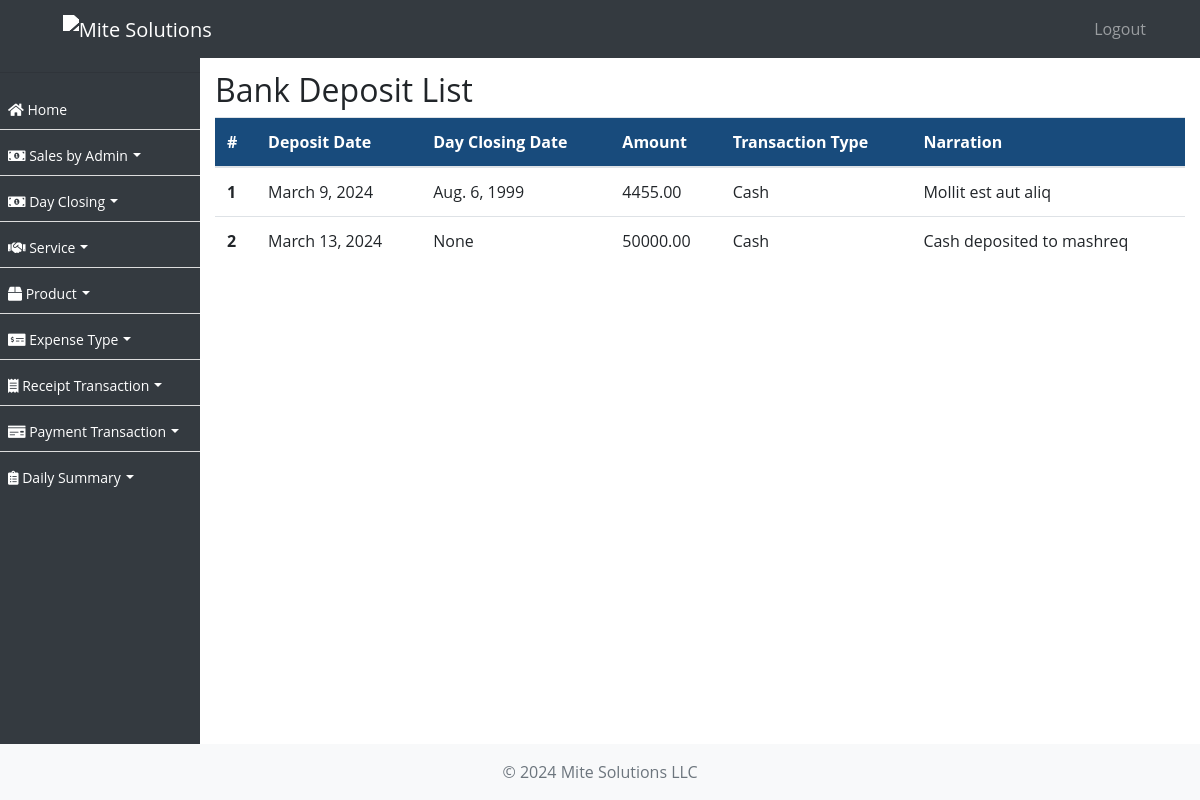
/bank-deposit/, run on an earlier commit of the app's database.
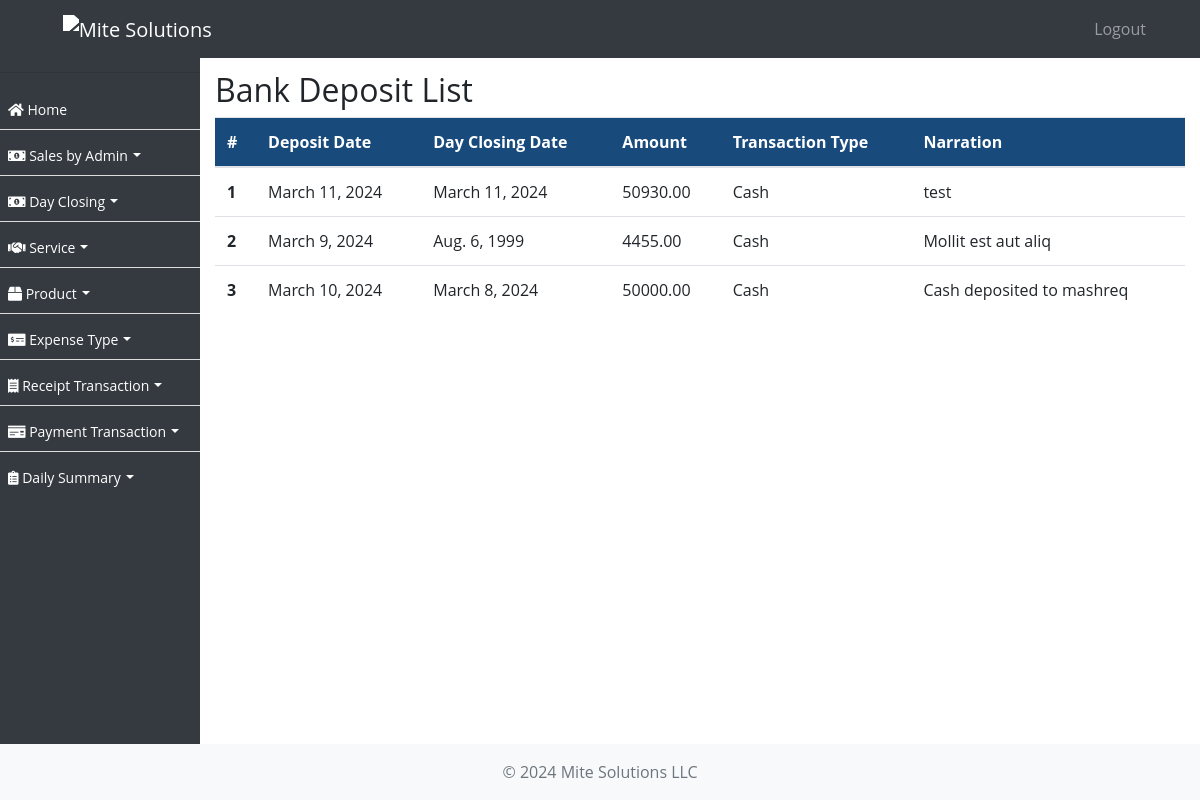
And on a later commit of the database.
### ezshopapp/models.py (models this page shows, shortened)
class BankDeposit(models.Model):
    date = models.DateField()
    deposit_date = models.DateField(null=True, blank=True)  # Old field for deposit date
    amount = models.DecimalField(max_digits=10, decimal_places=2)
    transaction_type = models.CharField(max_length=20)
    narration = models.TextField()
    bank = models.ForeignKey(Bank, on_delete=models.CASCADE, null=True, blank=True)  # ForeignKey to Bank model
    created_on = models.DateTimeField(auto_now_add=True, null=True)

### ezshopapp/views.py (the view)
# urls.py: path('bank-deposit/', BankDepositListView.as_view(), name='bank_deposit_list'),
class BankDepositListView(ListView):
    model = BankDeposit
    template_name = 'bank_deposit_list.html'
    def get_queryset(self):
        return BankDeposit.objects.order_by('-created_on')

### ezshopapp/templates/bank_deposit_list.html (shortened to what this page needs)
{% extends 'base.html' %}
{% block content %}
  <h2>Bank Deposit List</h2>
  <table class="table">
    <thead>
      <tr>
        <th scope="col">#</th>
        <th scope="col">Deposit Date</th>
        <th scope="col">Day Closing Date</th>
        <th scope="col">Amount</th>
        <th scope="col">Transaction Type</th>
        <th scope="col">Narration</th>
      </tr>
    </thead>
    <tbody>
      {% for bank_deposit in object_list %}
        <tr>
          <th scope="row">{{ forloop.counter }}</th>
          <td>{{ bank_deposit.date }}</td>
          <td>{{ bank_deposit.deposit_date }}</td>
          <td>{{ bank_deposit.amount }}</td>
          <td>{{ bank_deposit.transaction_type }}</td>
          <td>{{ bank_deposit.narration }}</td>
        </tr>
      {% endfor %}
    </tbody>
  </table>
{% endblock %}

What changed in the data, as far as the page shows it:
added BankDeposit: date "March 11, 2024", deposit_date "March 11, 2024", amount "50930.00", transaction_type "Cash", narration "test"
changed BankDeposit "Cash deposited to mashreq": date "March 13, 2024" → "March 10, 2024"; deposit_date "None" → "March 8, 2024"
